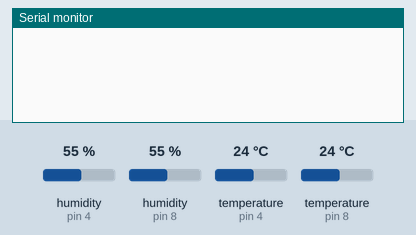
A sketch run on a simulated Arduino Uno, built with avr-gcc and run on an emulated ATmega328P. On the bench: the last lines printed to the serial monitor. Inputs (shaded band) come from the test bench; at power-on: humidity (sensors on pin 4, pin 8) 55 %, temperature (sensors on pin 4, pin 8) 24 °C.

Above: at 2.2 s.
2.3 s: humidity (sensor on pin 4) set to 22 %
At 4.8 s:
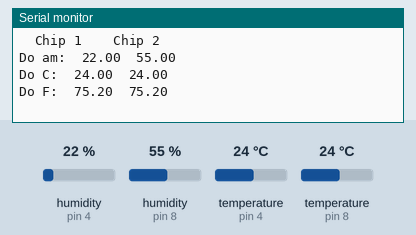
6.8 s: humidity (sensor on pin 8) set to 22 %
At 8.0 s:
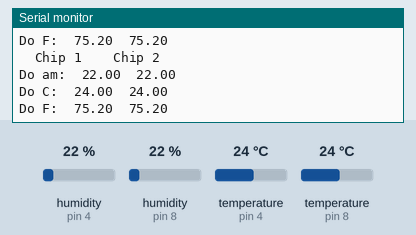
11.3 s: temperature (sensor on pin 4) set to 12 °C
At 14.3 s:
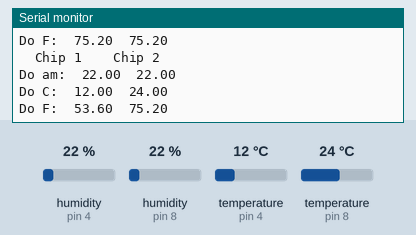
15.8 s: temperature (sensor on pin 8) set to 12 °C
At 17.5 s:
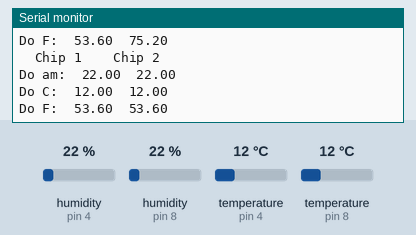
20.3 s: humidity (sensor on pin 4) set to 40 %
At 23.9 s:
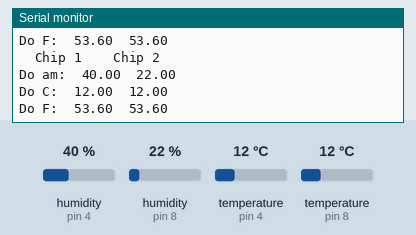
24.8 s: humidity (sensor on pin 8) set to 40 %
At 25.9 s:
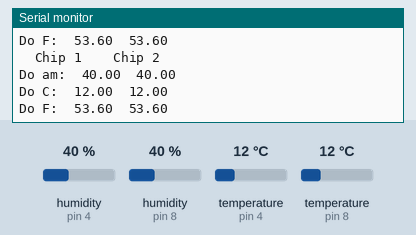
Timing chart, 0 to 27.8 s (numbered marks = the images above; inputs shaded):
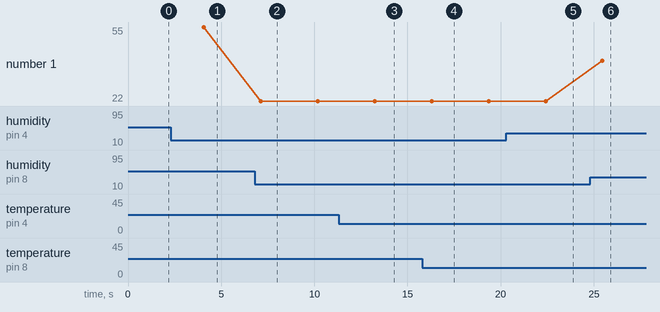

Measured:
- after the input at 2.3 s, the serial monitor: prints a new line after 1.8 s (image 1)
- after the input at 6.8 s, the serial monitor: prints a new line after 0.32 s (image 2)
- after the input at 11.3 s, the serial monitor: prints a new line after 2.0 s (image 3)
- after the input at 15.8 s, the serial monitor: prints a new line after 0.51 s (image 4)
- after the input at 20.3 s, the serial monitor: prints a new line after 2.1 s (image 5)
- after the input at 24.8 s, the serial monitor: prints a new line after 0.66 s (image 6)

The sketch:

KetNoi2CambienDoAm.ino
```cpp
#include "DHT.h"
#define DHT1Pin 4
#define DHT2Pin 8
#define DHTType DHT11

DHT HT1(DHT1Pin, DHTType);
DHT HT2(DHT2Pin, DHTType);

float doAm_Chip1;
float doAm_Chip2;
float doC_Chip1;
float doC_Chip2;
float doF_Chip1;
float doF_Chip2;

void setup() {
  Serial.begin(9600);
  HT1.begin();
  HT2.begin();
  delay(1000);
}

void loop() {
  delay(3000);

  doAm_Chip1 = HT1.readHumidity();
  doAm_Chip2 = HT2.readHumidity();
  doC_Chip1 = HT1.readTemperature();
  doC_Chip2 = HT2.readTemperature();
  doF_Chip1 = HT1.readTemperature(true);
  doF_Chip2 = HT2.readTemperature(true);

  Serial.print("\tChip 1 \t Chip 2\n");

  Serial.print("Do am:\t");
  Serial.print(doAm_Chip1);
  Serial.print("\t");
  Serial.print(doAm_Chip2);
  Serial.println();

  Serial.print("Do C:\t");
  Serial.print(doC_Chip1);
  Serial.print("\t");
  Serial.print(doC_Chip2);
  Serial.println();

  Serial.print("Do F:\t");
  Serial.print(doF_Chip1);
  Serial.print("\t");
  Serial.print(doF_Chip2);

  Serial.println();
}
```
